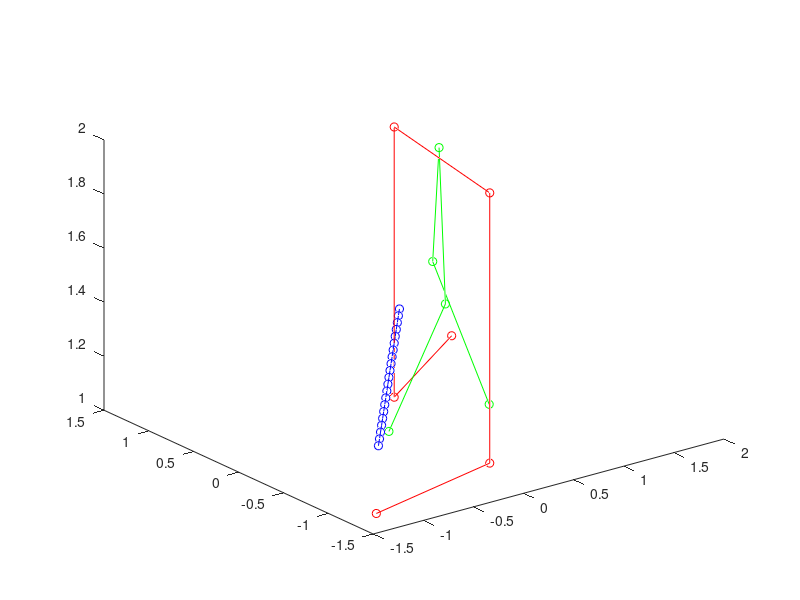

MATLAB code for this plot:
%Make test waypoint lists for MEAM620 Proj 1 Phase 4

%all waypts are stored in matrices that are n x 3 where each row represents
%one waypoint, [x y z]

%Test waypoints 1. Just a line in the xy plane. 
l = 1:20;
waypts = [[-1:(1/10):1]', [-1:(1/10):1]', 1.2*ones(21,1)];
save('example_waypts_1','waypts')
figure;plot3(waypts(:,1),waypts(:,2),waypts(:,3),'b-o')
 hold on
%Test waypoints 2. 
waypts = [-1.2, -1.2, 1;
           0.2, -0.9, 1;
           0.2, -0.9, 2;
           0.5,  0.5, 2;
           0.5,  0.5, 1;
           1.7,  1.2, 1];
 save('example_waypts_2','waypts')
plot3(waypts(:,1),waypts(:,2),waypts(:,3),'r-o')

%Test waypoints 3. Diamond Helix thing.
waypts = [0, 0, 1;
          .25, -.35, 1.5;
          .5, 0, 2;
          .75, .35, 1.5;
          1, 0, 1];
save('example_waypts_3','waypts')
plot3(waypts(:,1),waypts(:,2),waypts(:,3),'g-o')
      


